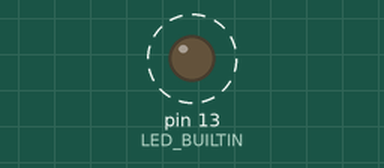
This sketch was run on a simulated Arduino Uno, built with avr-gcc and run on an emulated ATmega328P. On the bench: output pins drawn as LEDs (lit = HIGH). Dashed ring = blinking. What the sketch prints to the serial monitor is not drawn.

Above: at 0.16 s.
At 80.32 s:
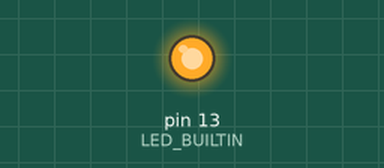
Timing chart, 0 to 80.6 s (numbered marks = the images above):
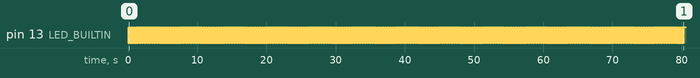

Measured:
- by itself, pin 13 (LED_BUILTIN): alternates HIGH for 0.01 s and LOW for 0.01 s

The sketch:

fff.ino
```cpp
#include <Arduino.h>
#include <avr/power.h>

void setup()
{
    Serial.begin(9600); // EDIT: added this line
    Serial.println("Setup...");
    pinMode(LED_BUILTIN, OUTPUT);
    /*
  if(F_CPU == 8000000) clock_prescale_set(clock_div_2);
  if(F_CPU == 4000000) clock_prescale_set(clock_div_4);
  if(F_CPU == 2000000) clock_prescale_set(clock_div_8);
  if(F_CPU == 1000000) clock_prescale_set(clock_div_16);
  */
  Serial.println(F_CPU);
  if(F_CPU == 16000000) clock_prescale_set(clock_div_256);
  Serial.println(F_CPU);
}

void loop()
{
  clock_prescale_set(clock_div_1);
  Serial.print("On!");
  digitalWrite(LED_BUILTIN, HIGH);   // turn the LED on (HIGH is the voltage level)
  delay(10);                       // wait for a second

  Serial.print("Off!");
  digitalWrite(LED_BUILTIN, LOW);    // turn the LED off by making the voltage LOW
  delay(10);                       // wait for a second
  clock_prescale_set(clock_div_4);
  Serial.print("On!");
  digitalWrite(LED_BUILTIN, HIGH);   // turn the LED on (HIGH is the voltage level)
  delay(10);                       // wait for a second

  Serial.print("Off!");
  digitalWrite(LED_BUILTIN, LOW);    // turn the LED off by making the voltage LOW
  delay(10);
}
```
